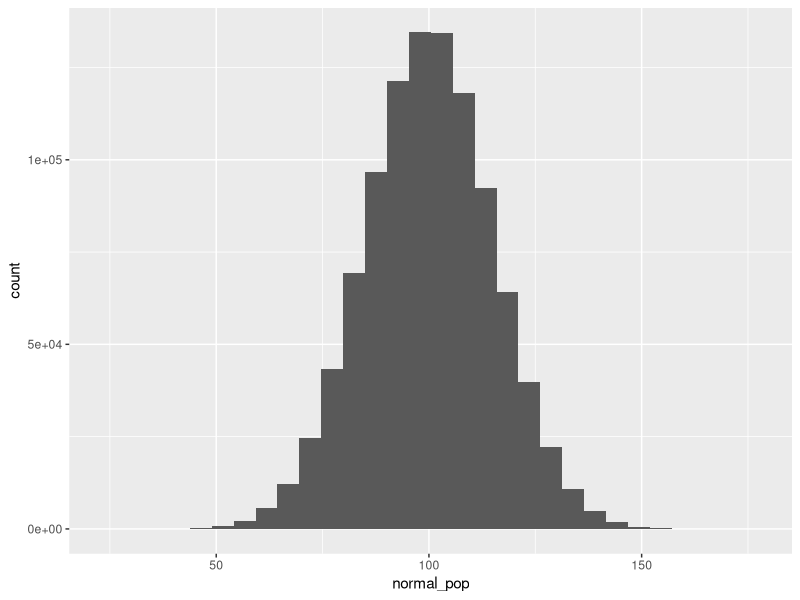
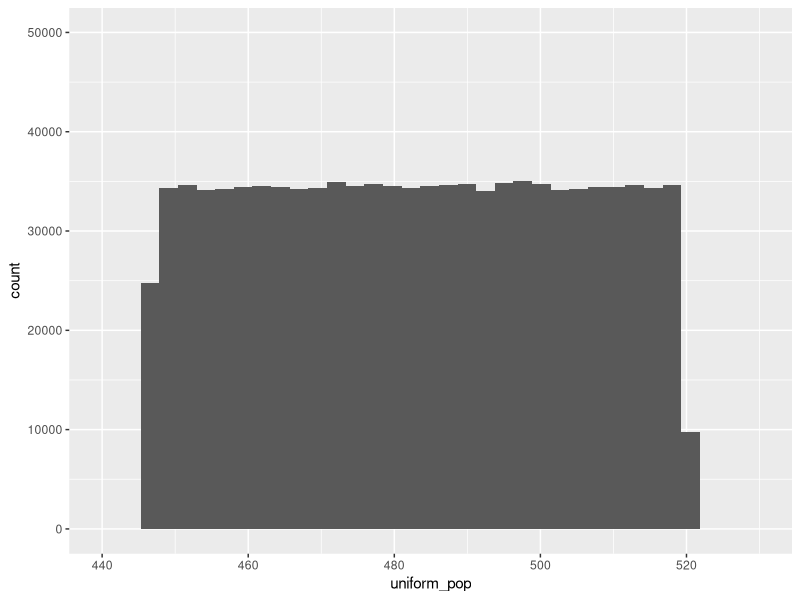
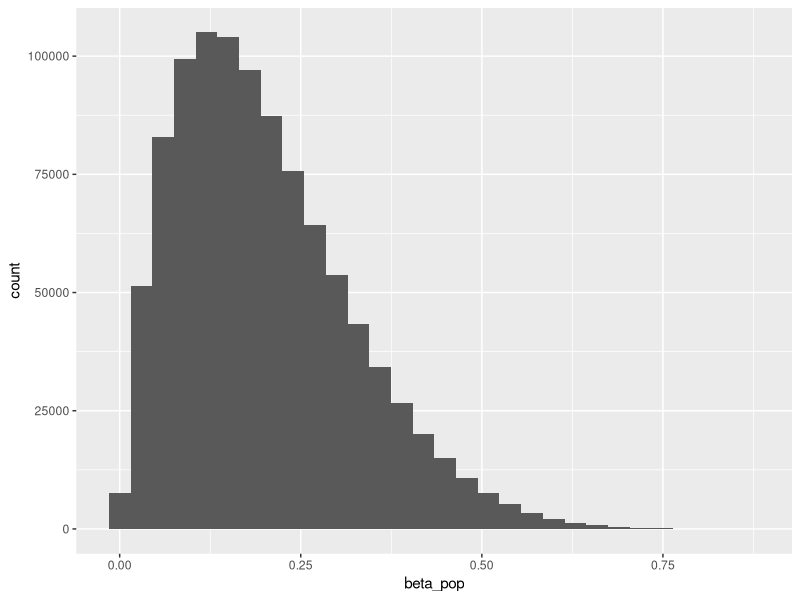
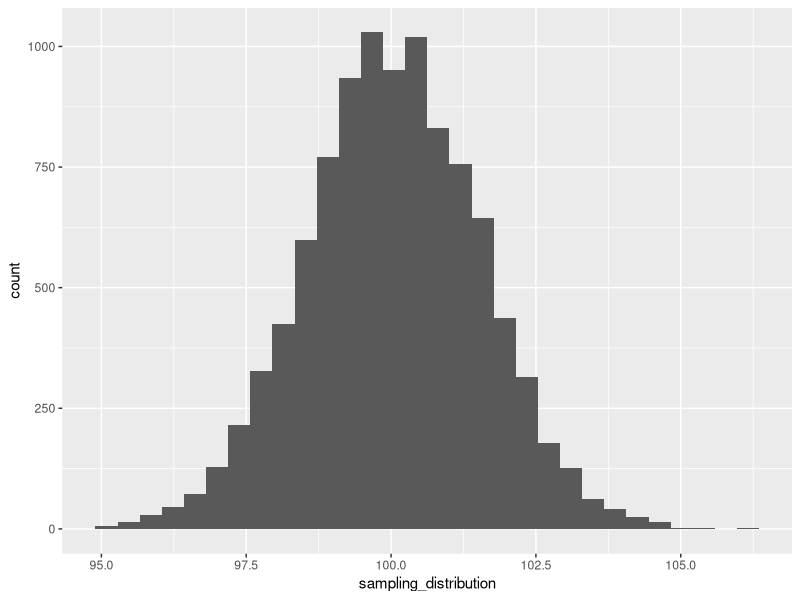

Here is the R script that generated these plots, in order:
###########################################
### Statistics & Bootstrapping - Part 1 ###
###########################################

library(tidyverse)

###############################
### Statistical Foundations ###
###############################


## Population vs Sample: Population is EVERYTHING. 
#                        Sample is a subset of the population.



## What is a "statistic"? A statistic is a numerical value or measure that 
#                         summarizes some aspect of a sample. (i.e., mean, 
#                         median, sample standard deviation... etc.)


## Sampling Distribution: it's a distribution of a sample statistic based on all 
#                         possible simple random samples of the same size from 
#                         the same population. 



# Standard Error: it's the standard deviation of a sampling distribution. 



############################# 
### Creating a Population ###
#############################

# Normal Distribution: Mean 100, Standard deviation 15. 

N <- 1000000
normal_pop <- rnorm(N, mean = 100, sd = 15)

plot_1 <- data.frame(normal_pop) %>%
  ggplot(aes(normal_pop))+
  geom_histogram()
plot_1

# Uniform: min = 446, max = 520

N <- 1000000
uniform_pop <- runif(N, min = 446, max = 520)

plot_2 <- data.frame(uniform_pop) %>%
  ggplot(aes(uniform_pop))+
  geom_histogram()+
  coord_cartesian(xlim=c(440, 530), ylim=c(0,50000)) 
plot_2

# Beta: shape1 = 2, shape2 = 8.

N <- 1000000
beta_pop <- rbeta(N, shape1 = 2, shape2 = 8)

plot_3 <- data.frame(beta_pop) %>%
  ggplot(aes(beta_pop))+
  geom_histogram()
plot_3


###########################
### Creating One sample ###
###########################

# We randomly sample 100 data points from the population 
# of the normal distribution to create our sample. 

n <- 100
one_sample <- sample(normal_pop, n)
one_sample_mean <- mean(one_sample)
one_sample_mean


####################################################
### Creating a Sampling Distribution of the Mean ###
####################################################

## Sampling Distribution: it's a distribution of a sample statistic based on all 
#                         possible simple random samples of the same size from 
#                         the same population. 

# Creating multiple samples and computing the mean of each sample. 

get_one_sample_mean  <- function(i, population_vector, n) {
  one_sample <- sample(population_vector, n)
  one_sample_mean <- mean(one_sample)
  return(one_sample_mean)
}

# Sampling Distribution of the mean with n = 100.

sampling_distribution <- map_dbl(1:10000, get_one_sample_mean, population_vector= normal_pop, n = 100)


plot_4 <- data.frame(sampling_distribution) %>%
  ggplot(aes(sampling_distribution))+
  geom_histogram()
plot_4

# The standard error is the standard deviation of the sampling distribution. 
st_error <- sd(sampling_distribution) 
st_error


######################################### 
############ Do it yourself! ############
#########################################

#  1. The shoulder heights of 18-year old men are approximately normal
#     with a mean of 68 inches and a standard deviation of 3 inches. 

# What is the population here? Create a hypothetical population of 
# shoulder heights of 18 year old men. Assume a population of N = 1000000
# Make a plot. 




# 2. Collect one sample from the population. Sample size = 200. Compute the 
#    min of this sample



# 3. Create a Sampling Distribution of the min, with a sample size of 200.
#    Create a function that randomly selects a sample of size 200 from the population 
#    and computes the min of the sample. Arguments should be a population vector and
#    sample size. The return should be the min of the sample. 
#    Once you build the function, use a the map function to randomly select multiple 
#    samples of size n = 200. Iterate 10000 times. Meaning randomly draw 10000 samples, 
#    each one of size n = 200. 





# 4. Plot your sampling distribution



# 5. What is the standard error?






# Repeat 1-5 using a Beta distribution for the population:
#            shape1 = 8, shape2 = 2.
#            Create a sampling Distribution for the max with n = 300. 


#n<-300
